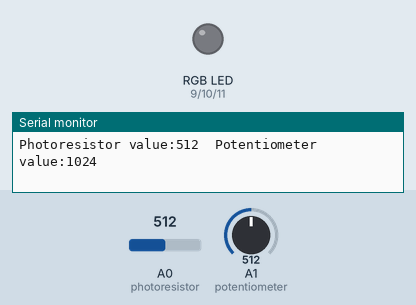
Bench run of a sketch on a simulated Arduino Uno, built with avr-gcc and run on an emulated ATmega328P. On the bench: an RGB LED mixed from three pins (HIGH = lit), the last lines printed to the serial monitor. Inputs (shaded band) come from the test bench; at power-on: A0 (photoresistor) = 512, A1 (potentiometer) = 512. Dim RGB values are drawn brighter than linear.

Above: at 1.2 s.
1.3 s: A0 (photoresistor) set to 415
2.8 s: A0 (photoresistor) set to 389
At 4.0 s:
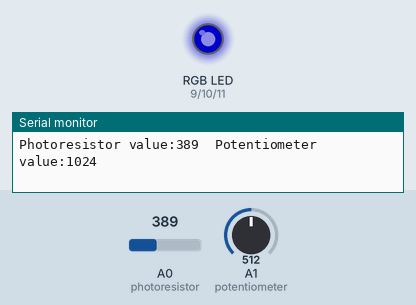
4.3 s: A1 (potentiometer) set to 496
At 4.7 s:
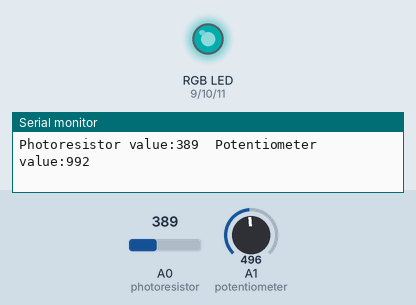
5.8 s: A1 (potentiometer) set to 623
At 6.3 s:
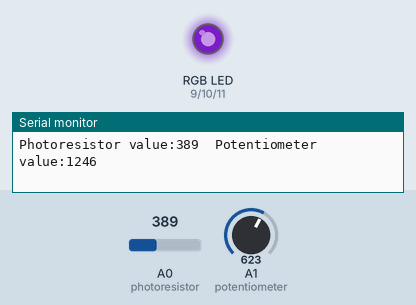
7.3 s: A1 (potentiometer) set to 399
At 8.0 s:
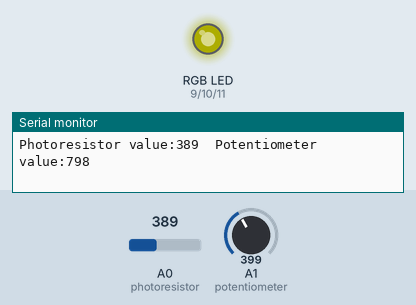
8.8 s: A1 (potentiometer) set to 325
10.3 s: A1 (potentiometer) set to 295
At 11.2 s:
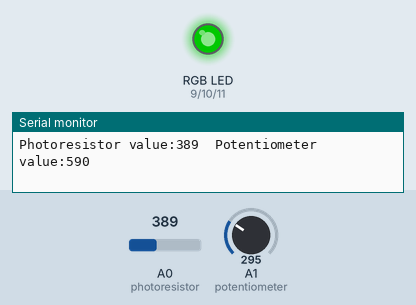
Timing chart, 0 to 12.8 s (numbered marks = the images above; inputs shaded):
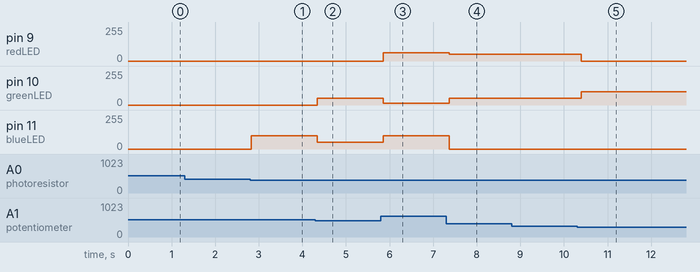

Measured:
- the behaviour switches between 400 and 399 on A0 (photoresistor) (found by bisection; images 0 and 1)
- the behaviour switches between 512 and 511 on A1 (potentiometer) (found by bisection; images 1 and 2)
- the behaviour switches between 307 and 306 on A1 (potentiometer) (found by bisection; images 4 and 5)
- after the input at 2.8 s, pin 11 (blueLED): 0/255 → 100/255 at once
- after the input at 4.3 s, pin 10 (greenLED): 0/255 → 50/255 at once; pin 11 (blueLED): 100/255 → 50/255 at once
- after the input at 5.8 s, pin 9 (redLED): 0/255 → 62/255 after 0.06 s; pin 10 (greenLED): 50/255 → 14/255 after 0.06 s; pin 11 (blueLED): 50/255 → 100/255 after 0.06 s
- after the input at 7.3 s, pin 9 (redLED): 62/255 → 50/255 after 0.07 s; pin 10 (greenLED): 14/255 → 50/255 after 0.07 s; pin 11 (blueLED): 100/255 → 0/255 after 0.07 s
- after the input at 10.3 s, pin 9 (redLED): 50/255 → 0/255 after 0.10 s; pin 10 (greenLED): 50/255 → 100/255 after 0.10 s

The sketch:

rgbnightlight.ino
```cpp
/*
  SparkFun Inventor’s Kit
  Circuit 1D-RGB Nightlight

  Turns an RGB LED on or off based on the light level read by a photoresistor.
  Change colors by turning the potentiometer.

  This sketch was written by SparkFun Electronics, with lots of help from the Arduino community.
  This code is completely free for any use.

  View circuit diagram and instructions at: https://learn.sparkfun.com/tutorials/sparkfun-inventors-kit-experiment-guide---v41
  Download drawings and code at: https://github.com/sparkfun/SIK-Guide-Code
*/
/* define the pins corresponding to components*/

#define photoresistor A0
#define potentiometer A1

//LEDS
#define redLED 9
#define greenLED 10
#define blueLED 11

int threshold = 400;            //if the photoresistor reading is lower than this value the light will turn on
int photoVal;
int potentVal;
//the darker the lower the value for the photoresistor
//the brighter the higher the value


void setup() {
  Serial.begin(9600);           //start a serial connection with the computer

  //set the LED pins to output
  pinMode(redLED, OUTPUT);
  pinMode(greenLED, OUTPUT);
  pinMode(blueLED, OUTPUT);
}
void manualRGB() {
    if (photoVal < threshold) {        //if it's dark (the photoresistor value is below the threshold) turn the LED on
    //These nested if statements check for a variety of ranges and
    //call different functions based on the current potentiometer value.
    //Those functions are found at the bottom of the sketch.
    if (potentVal > 0 && potentVal <= 204)
      red();
    if (potentVal > 204 && potentVal <= 409)
      orange();
    if (potentVal > 409 && potentVal <= 613)
      green();
    if (potentVal > 613 && potentVal <= 818)
      olive();
    if (potentVal > 818 && potentVal <= 1023)
      teal();
    if (potentVal > 1023 && potentVal <= 1227)
      blue();
    if (potentVal > 1227 && potentVal <= 1432)
      lilac();
    if (potentVal > 1432 && potentVal <= 1636)
      pink();
    if (potentVal > 1636 && potentVal <= 1841)
      grey();
    if (potentVal > 1841)
      white();
  }
  else {                                //if it isn't dark turn the LED off

    turnOff();                            //call the turn off function

  }
}
void autoRGB() {
    if(photoVal<threshold){
        pink();
        delay(500);
        red();
        delay(500);
        orange();
        delay(500);
        yellow();
        delay(500);
        green();
        delay(500);
        olive();
        delay(500);
        cyan();
        delay(500);
        teal();
        delay(500);
        blue();
        delay(500);
        lilac();
        delay(500);
        white();
    }else{
        turnOff();
    }

}
void loop() {

    photoVal = analogRead(photoresistor);         //read the value of the photoresistor
    potentVal = 2*analogRead(potentiometer);

  Serial.print("Photoresistor value:");
  Serial.print(photoVal);          //print the photoresistor value to the serial monitor
  Serial.print("  Potentiometer value:");
  Serial.println(potentVal);          //print the potentiometer value to the serial monitor

 manualRGB();

  delay(100);                             //short delay so that the printout is easier to read
}

void red () {

  //set the LED pins to values that make red
  analogWrite(redLED, 100);
  analogWrite(greenLED, 0);
  analogWrite(blueLED, 0);
}
void orange () {

  //set the LED pins to values that make orange
  analogWrite(redLED, 100);
  analogWrite(greenLED, 50);
  analogWrite(blueLED, 0);
}
void yellow () {

  //set the LED pins to values that make yellow
  analogWrite(redLED, 100);
  analogWrite(greenLED, 100);
  analogWrite(blueLED, 0);
}
void green () {

  //set the LED pins to values that make green
  analogWrite(redLED, 0);
  analogWrite(greenLED, 100);
  analogWrite(blueLED, 0);
}

void teal(){
    analogWrite(redLED,0);
    analogWrite(greenLED, 50);
    analogWrite(blueLED,50);
}
void cyan () {

  //set the LED pins to values that make cyan
  analogWrite(redLED, 0);
  analogWrite(greenLED, 100);
  analogWrite(blueLED, 100);
}
void blue () {

  //set the LED pins to values that make blue
  analogWrite(redLED, 0);
  analogWrite(greenLED, 0);
  analogWrite(blueLED, 100);
}
void navy (){
    analogWrite(redLED, 0);
    analogWrite(greenLED, 0);
    analogWrite(blueLED, 50);
}
void magenta () {

  //set the LED pins to values that make magenta
  analogWrite(redLED, 100);
  analogWrite(greenLED, 0);
  analogWrite(blueLED, 100);
}

void lilac(){
    analogWrite(redLED, 62);
    analogWrite(greenLED, 14);
    analogWrite(blueLED, 100);
}

void white(){
    analogWrite(redLED, 100);
    analogWrite(greenLED, 100);
    analogWrite(blueLED,100);
}
void pink(){
    analogWrite(redLED, 100);
    analogWrite(greenLED, 10);
    analogWrite(blueLED, 40);
}

void olive(){
    analogWrite(redLED,50);
    analogWrite(greenLED, 50);
    analogWrite(blueLED, 0);
}

void grey (){
    analogWrite(redLED,50);
    analogWrite(greenLED, 50);
    analogWrite(blueLED, 50);
}

void turnOff () {

  //set all three LED pins to 0 or OFF
  analogWrite(redLED, 0);
  analogWrite(greenLED, 0);
  analogWrite(blueLED, 0);
}
```
